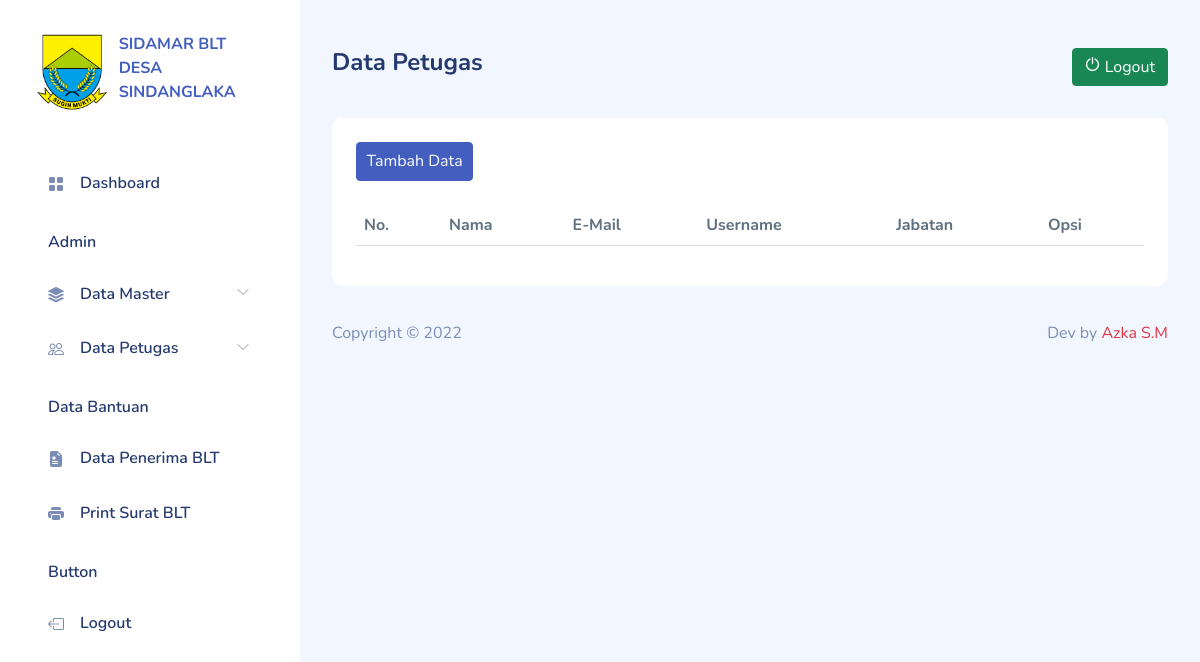
The page /data_petugas.php (signed in) on the database as committed earlier.
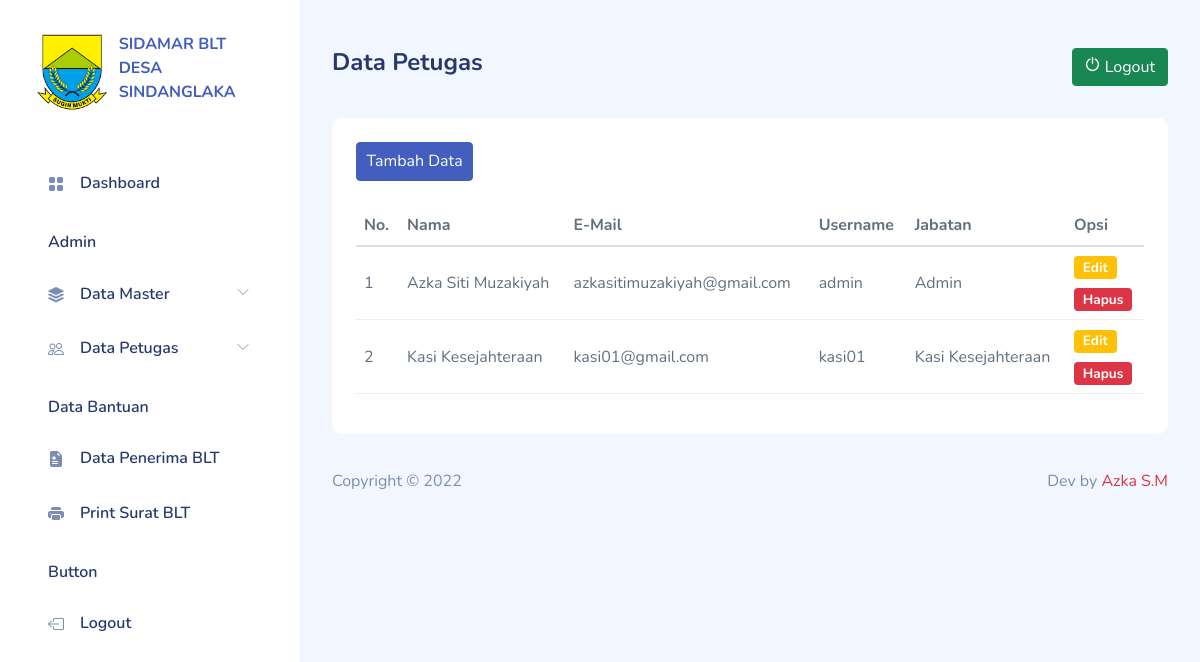
The same page on the database as committed later.
### tables this page shows
CREATE TABLE `users` (
  `id` int(11) NOT NULL,
  `nama` varchar(255) NOT NULL,
  `email` varchar(255) NOT NULL,
  `username` varchar(255) NOT NULL,
  `password` varchar(255) NOT NULL,
  `jabatan` int(11) NOT NULL,
  `date_created` date NOT NULL,
  `is_active` int(11) NOT NULL
);

CREATE TABLE `data_jabatan` (
  `id_jabatan` int(11) NOT NULL,
  `nama_jabatan` varchar(255) NOT NULL,
  `date_created` date NOT NULL,
  `is_active` int(11) NOT NULL
);

### functions.php (called while the page is built, shortened)
<?php
$conn = mysqli_connect("localhost", "root", "", "db_sdlk_blt");
function query($query)
{
    global $conn;
    $result = mysqli_query($conn, $query);
    $rows = [];
    while ($row = mysqli_fetch_assoc($result)) {
        $rows[] = $row;
    }
    return $rows;
}

### data_petugas.php (the view, shortened to what this page needs)
<?php
require "functions.php";
$users = query("SELECT * FROM users JOIN data_jabatan ON users.jabatan = data_jabatan.id_jabatan");
include "template_header.php";
include "template_sidebar.php";
?>
<div id="main">
    <div class="page-heading">
        <div class="row">
            <div class="col">
                <h4>Data Petugas</h4>
            </div>
            <div class="col">
                <a href="logout.php" class="btn btn-success float-end" onclick="return confirm('Yakin akan keluar dari aplikasi?');">
                    <i class="icon dripicons-power"></i>
                    Logout
                </a>
            </div>
        </div>
    </div>
    <div class="page-content">
        <section class="row">
            <div class="col-12 col-lg-12">
                <div class="card">
                    <div class="card-header">
                        <div class="row">
                            <div class="col-12 col-lg-8">
                                <a href="data_petugas_add.php" class='btn btn-primary icon'>
                                    <span>Tambah Data</span>
                                </a>
                            </div>
                            <div class="col-12 col-lg-4">
                            </div>
                        </div>
                    </div>
                    <div class="card-body">
                        <div class="table-responsive">
                            <table class="table" id="table1">
                                <thead>
                                    <tr>
                                        <th>No.</th>
                                        <th>Nama</th>
                                        <th>E-Mail</th>
                                        <th>Username</th>
                                        <th>Jabatan</th>
                                        <th>Opsi</th>
                                    </tr>
                                </thead>
                                <tbody>
                                    <?php $i = 1; ?>
                                    <?php foreach ($users as $u) : ?>
                                        <tr>
                                            <td><?= $i; ?></td>
                                            <td><?= $u["nama"]; ?></td>
                                            <td><?= $u["email"]; ?></td>
                                            <td><?= $u["username"]; ?></td>
                                            <td><?= $u["nama_jabatan"]; ?></td>
                                            <td>
                                                <a href="data_petugas_edit.php?id=<?= $u["id"] ?>" class="badge bg-warning mb-2">Edit</a> <br>
                                                <a href="data_petugas_delete.php?id=<?= $u["id"] ?>" class="badge bg-danger" onclick="return confirm('Yakin akan menghapus data petugas : <?= $u['nama']; ?> ?');">Hapus</a>
                                            </td>
                                        </tr>
                                        <?php $i++; ?>
                                    <?php endforeach; ?>
                                </tbody>
                            </table>
                        </div>
                    </div>
                </div>
            </div>
        </section>
    </div>
    <?php include "template_footer.php"; ?>

Rows that differ between the two databases and show on the page:
now on this page (row edited): users: nama "Azka Siti Muzakiyah", email "azkasitimuzakiyah@gmail.com", username "admin", data_jabatan.nama_jabatan "Admin"
now on this page (row edited): users: nama "Kasi Kesejahteraan", email "kasi01@gmail.com", username "kasi01", data_jabatan.nama_jabatan "Kasi Kesejahteraan"
